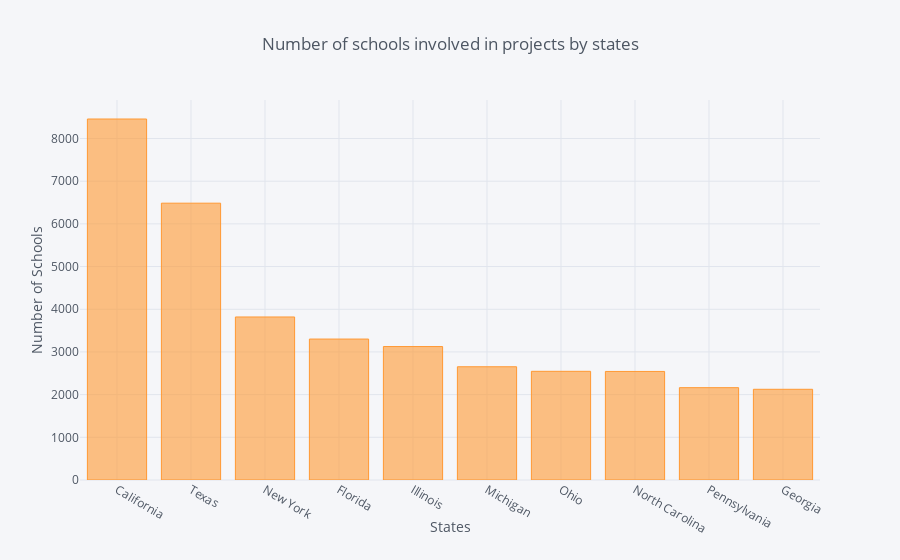

Notebook code for this chart:
### Code cell
s.iplot(kind = 'bar', xTitle = 'States', yTitle = 'Number of Schools', title = 'Number of schools involved in projects by states ' )

### Figure 1 — Plotly figure (JSON) as saved in the notebook; plotly's stock layout.template omitted (floating-point values rounded to 4 significant figures)
{"data": [{"marker": {"color": "rgba(255, 153, 51, 0.6)", "line": {"color": "rgba(255, 153, 51, 1.0)", "width": 1}}, "name": "count", "orientation": "v", "text": "", "type": "bar", "uid": "bf5b7681-48ae-4329-8b10-876153e54bc6", "x": ["California", "Texas", "New York", "Florida", "Illinois", "Michigan", "Ohio", "North Carolina", "Pennsylvania", "Georgia"], "y": [8457, 6485, 3819, 3302, 3126, 2653, 2546, 2543, 2163, 2125]}], "layout": {"legend": {"bgcolor": "#F5F6F9", "font": {"color": "#4D5663"}}, "paper_bgcolor": "#F5F6F9", "plot_bgcolor": "#F5F6F9", "title": {"font": {"color": "#4D5663"}, "text": "Number of schools involved in projects by states "}, "xaxis": {"gridcolor": "#E1E5ED", "showgrid": true, "tickfont": {"color": "#4D5663"}, "title": {"font": {"color": "#4D5663"}, "text": "States"}, "zerolinecolor": "#E1E5ED"}, "yaxis": {"gridcolor": "#E1E5ED", "showgrid": true, "tickfont": {"color": "#4D5663"}, "title": {"font": {"color": "#4D5663"}, "text": "Number of Schools"}, "zerolinecolor": "#E1E5ED"}}}
